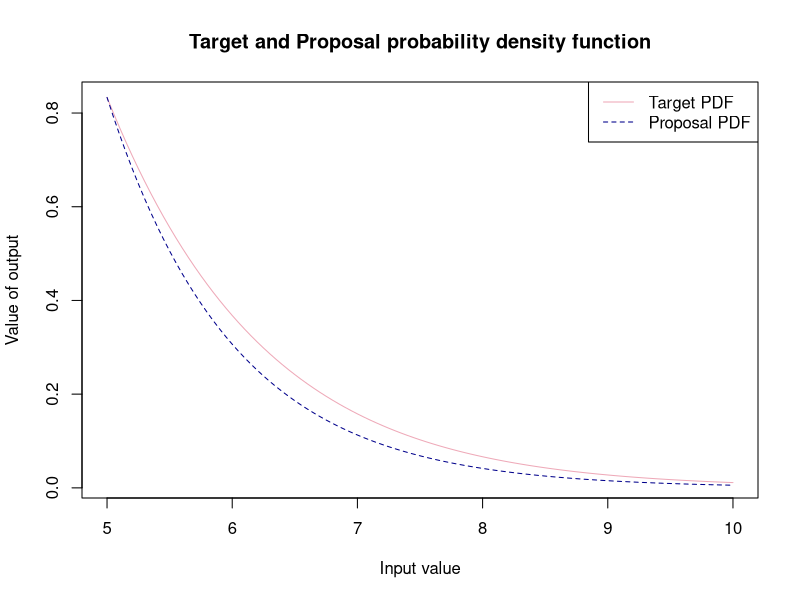
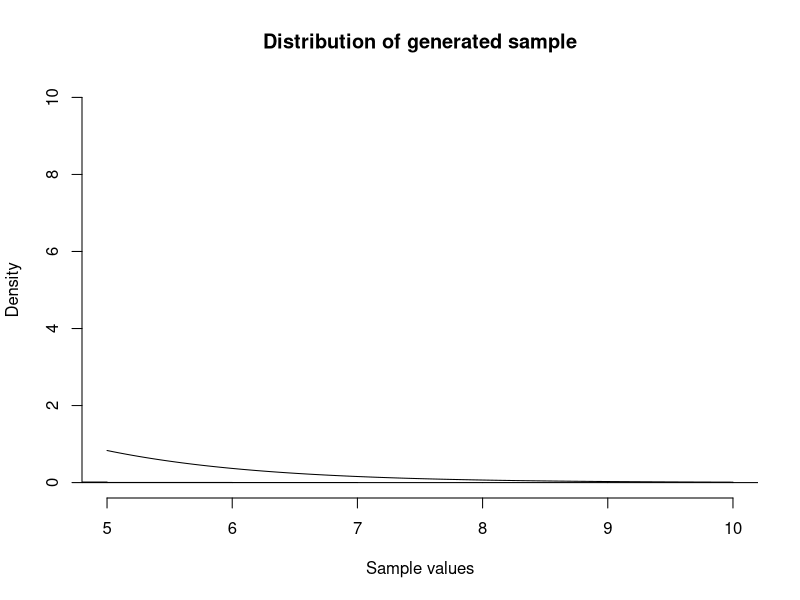
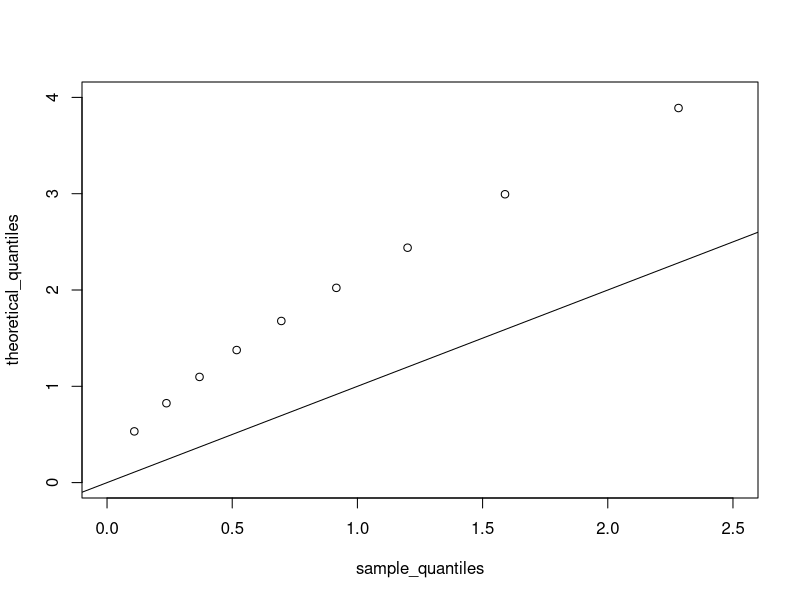
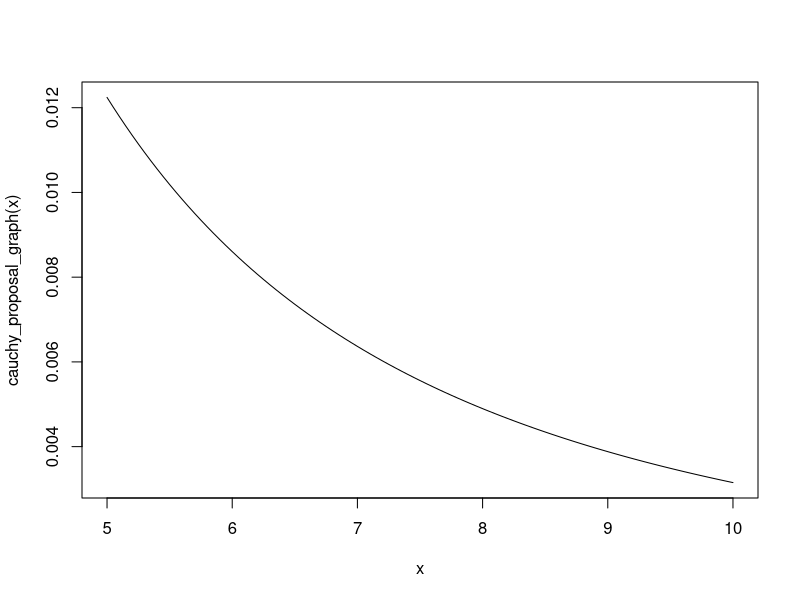
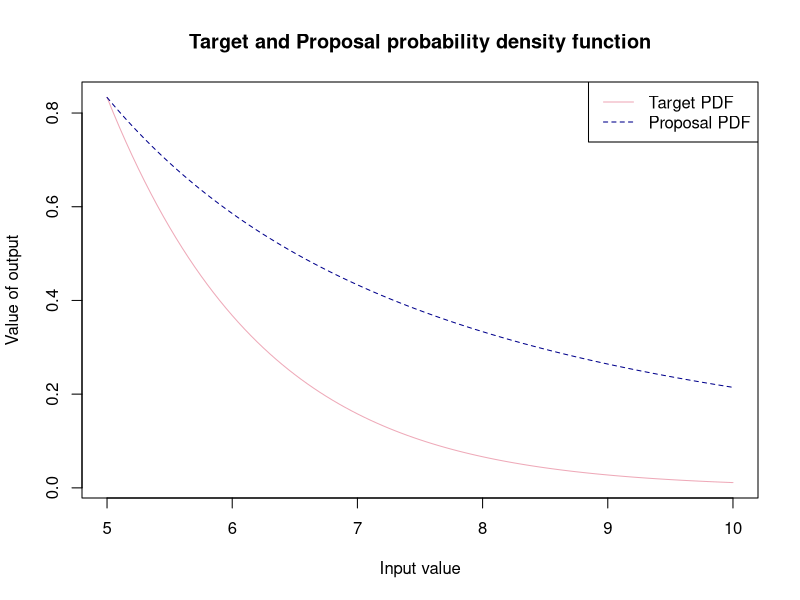
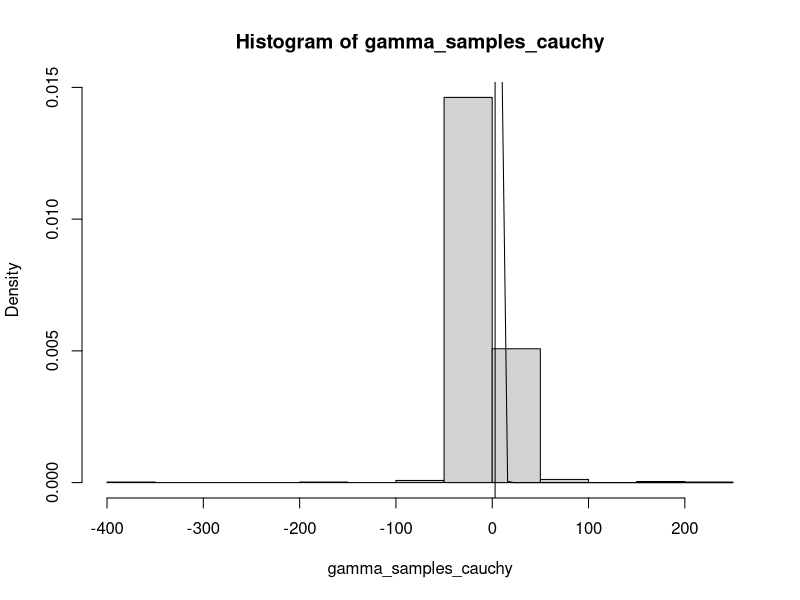

Generate these figures, in order, with R:
#-----------------------------------#
#-REJECTION SAMPLING - Gamma(2,1) --#----
#-----------------------------------#
#Defining our target pdf(density function to sample from) --------------------------
target_pdf<-function(x){
  (x*exp(-x))/(6*exp(-5))
}

#--------------------------------#
#--EXPONENTIAL PROPOSAL----------#----
#-------------------------------#
#Defining proposal pdf number generator(density that we easily sample from to use to accept or reject)--
proposal_pdf<- function(x){
   rexp(1, rate =1)
}
proposal_pdf_graph<- function(x){
  exp(-x)
}

# Graphing our target  and proposal probability density functions 
M <- ((5*exp(-5))/(6*exp(-5)))/(exp(-5))

curve(target_pdf(x), from = 5, to = 10, 
      xlab = "Input value",
      ylab = "Value of output",
      main = "Target and Proposal probability density function", col = "pink2")

curve( M * proposal_pdf_graph(x), from = 5, to = 10,
      xlab = "Input value",
      ylab = "Output value",
      main = "Proposal probability density funtion", add= T ,col = "blue4", lty = 2)
legend("topright", legend = c("Target PDF", "Proposal PDF"), 
       col = c("pink2", "blue4"), lty = c(1, 2))
#Rejection Sampling function -----------------------------------------------------
rgamma_2_1<-function(){
  
  set.seed(123)
  n<-5000
  sample_y<-numeric(n)
  number <- 0
  count<-0
  total_sample <-numeric(0)
  
  while(count<n) {
   
    #generated sample from proposal 
    y<-proposal_pdf(1)
    #uniform comparison
    u<- runif(1,0,1)
    #number of total generated samples
    number <- number + 1
    total_sample[number] <- y
    acceptance_rate <- round((length(sample_y)/ length(total_sample))*100 , digits = 3)
    
    #accept or reject criteria
    
    if( u > target_pdf(y)/ (M * proposal_pdf(y)))
    count<- count +1
    sample_y[count]<-y
    
  }
  number_of_samples <- length(total_sample)
  text <- "Acceptance rate:"
  percent <- "%"
  output<-paste(text,acceptance_rate,percent) #combining types to have preferred output 
  list( acceptance_rate = output, samples = sample_y, no_of_samples = number_of_samples ) #list of output from this function
}


list<- rgamma_2_1()   #creating a list of the acceptance rate and valid samples 
samples_gamma <- list$samples #creating a vector of the samples 
ac_rate <- list$acceptance_rate #acceptance rate 
no_samples <-list$no_of_samples  #number of total samples 
# Graphical display of distribution of sample and pdf ------------- -----------
# Using Histogram -------------------------------------------------------------
hist(samples_gamma, freq = FALSE,
     main = "Distribution of generated sample",
     xlab = "Sample values", ylim = c(0,10), xlim = c(5,10))
curve(target_pdf(x), add = TRUE)

# QQplot ----------------------------------------------------------------------
# We will now use a QQplot 
# Quantiles of the sample data 
sample_quantiles <- quantile(samples_gamma, probs = seq(0.1,1,0.1))
theoretical_quantiles <- qgamma(p = seq(0.1,1,0.1), shape =2 , rate =1)

plot(sample_quantiles, theoretical_quantiles, xlim = c(0,2.5), ylim = c(0,4))
abline(a= 0, b = 1)

#--------------------------------#
#--CAUCHY PROPOSAL--------------#----
#-------------------------------#

cauchy_proposal<- function(x){
  rcauchy(location = 0, scale = 1)
}
cauchy_proposal_graph<- function(x){
  (1/pi)*(1/(1+x^2))
}

curve(cauchy_proposal_graph(x), from = 5, to =10)

#Scaling factor with Cauchy proposal ------------------------------------------
M_cauchy <- ((5*exp(-5))/(6*exp(-5)))/((1/pi)*(1/(1+5^2)))

curve(target_pdf(x), from = 5, to = 10, 
      xlab = "Input value",
      ylab = "Value of output",
      main = "Target and Proposal probability density function", col = "pink2")

curve( M_cauchy * cauchy_proposal_graph(x), from = 5, to = 10,
       xlab = "Input value",
       ylab = "Output value",
       main = "Proposal probability density funtion", add= T ,col = "blue4", lty = 2)
legend("topright", legend = c("Target PDF", "Proposal PDF"), 
       col = c("pink2", "blue4"), lty = c(1, 2))

# Rejection sampling function ----------------------------------------------

# Number of samples we wish to generate 



rgamma_2_1_cauchy <- function(n){
  
  rgamma_samples <- numeric(n) # list to store accepted samples 
  total_samples <- numeric(0)  # store total sample size 
  count <- 1                  #iterate our  while loop
  pos <- 1
  # while loop that runs until we have 5000 accepted samples 
  while (count < n) {
    # random value from a uniform distribution for comparison
    u <- runif(1, 0, 1)
    # value from cauchy distribution 
    x <- rcauchy( 1, 0, 1)
    # iterating along the list 
    pos  <- pos + 1
    total_samples[pos] <- x
    # now we can use the comparison opertaor to accept samples if the condition is met
    if ( u > target_pdf(x)/(M_cauchy * cauchy_proposal_graph(x))){
      count <- count + 1
      rgamma_samples[count] <- x
    }
    
  }
  return(rgamma_samples)
}

gamma_samples_cauchy <- rgamma_2_1_cauchy(n = 1000)

hist(gamma_samples_cauchy, freq = F)
curve(target_pdf(x), add = TRUE)
